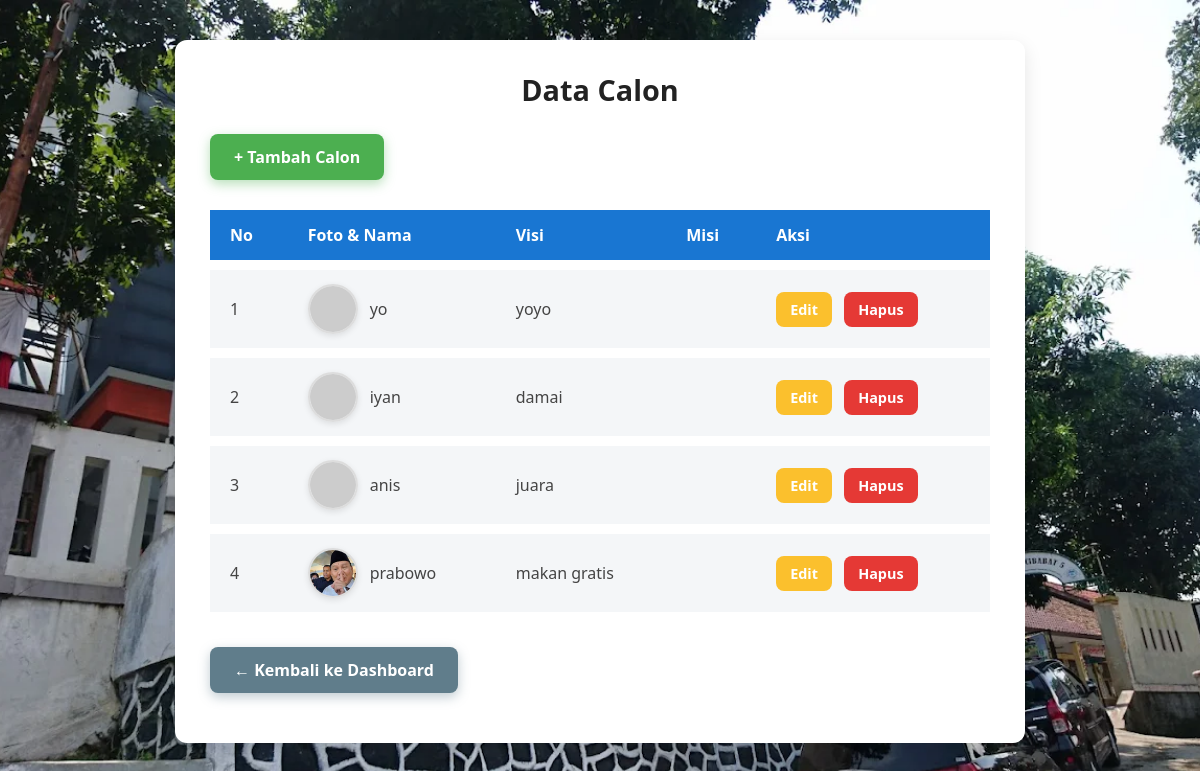
The app's page /data/data_calon.php (signed in) with its own data.
### tables this page shows
CREATE TABLE `calon` (
  `id` int(11) NOT NULL,
  `nama` varchar(100) DEFAULT NULL,
  `visi` text DEFAULT NULL,
  `misi` text DEFAULT NULL,
  `foto` varchar(100) DEFAULT NULL,
  `suara` int(11) DEFAULT 0
);

### data/data_calon.php (the view, shortened to what this page needs)
<?php
include '../koneksi.php';
$calon = mysqli_query($conn, "SELECT * FROM calon");
?>
<!DOCTYPE html>
<html lang="id">
<head>
</head>
<body>
    <div class="container">
        <h2>Data Calon</h2>
        <a href="tambah_calon.php" class="btn add">+ Tambah Calon</a>
        <table>
<thead>
    <tr>
        <th>No</th>
        <th>Foto & Nama</th>
        <th>Visi</th>
        <th>Misi</th>
        <th>Aksi</th>
    </tr>
</thead>
<tbody>
    <?php if (mysqli_num_rows($calon) > 0): ?>
        <?php $no = 1; while ($row = mysqli_fetch_assoc($calon)): ?>
            <tr>
                <td><?= $no++ ?></td>
                <td style="display:flex; align-items:center;">
                    <?php
                    $nama = strtolower($row['nama']);
                    if (strpos($nama, 'prabowo') !== false) {
                        $imgSrc = "../uploads/prabowo.jpg";
                    } elseif (strpos($nama, 'anies') !== false) {
                        $imgSrc = "../uploads/anies.jpg";
                    } elseif (strpos($nama, 'ganjar') !== false) {
                        $imgSrc = "../uploads/ganjar.jpg";
                    } elseif (strpos($nama, 'jokowi') !== false || strpos($nama, 'joko widodo') !== false) {
                        $imgSrc = "../uploads/jokowi.jpg";
                    } elseif (!empty($row['foto'])) {
                        $imgSrc = "../uploads/" . htmlspecialchars($row['foto']);
                    } else {
                        $imgSrc = "https://via.placeholder.com/50?text=No+Image";
                    }
                    ?>
                    <img src="<?= $imgSrc ?>" alt="Foto <?= htmlspecialchars($row['nama']) ?>" class="foto-calon" />
                    <span><?= htmlspecialchars($row['nama']) ?></span>
                </td>
                <td><?= nl2br(htmlspecialchars($row['visi'])) ?></td>
                <td><?= nl2br(htmlspecialchars($row['misi'])) ?></td>
                <td style="white-space:nowrap;">
                    <a href="edit_calon.php?id=<?= $row['id'] ?>" class="action-btn edit">Edit</a>
                    <a href="hapus_calon.php?id=<?= $row['id'] ?>" class="action-btn delete" onclick="return confirm('Yakin ingin menghapus calon ini?')">Hapus</a>
                </td>
            </tr>
        <?php endwhile; ?>
    <?php else: ?>
        <tr><td colspan="5" style="text-align:center; color:#999;">Belum ada data calon.</td></tr>
    <?php endif; ?>
</tbody>
        </table>
        <a href="../admin.php" class="btn back">← Kembali ke Dashboard</a>
    </div>
</body>
</html>

### data/data_calon.php (style rules this page uses)
* { box-sizing: border-box; }
body { font-family: 'Segoe UI', Tahoma, Geneva, Verdana, sans-serif; background: url('../uploads/kpuu.jpg') no-repeat center center fixed; background-size: cover; margin: 0; padding: 40px 20px; display: flex; justify-content: center; }
.container { max-width: 850px; width: 100%; background: #ffffff; border-radius: 12px; box-shadow: 0 6px 18px rgba(0,0,0,0.1); padding: 30px 35px; }
h2 { margin: 0 0 25px 0; font-weight: 700; color: #222; font-size: 1.8rem; text-align: center; }
.btn { display: inline-block; padding: 12px 24px; margin-bottom: 20px; border-radius: 8px; font-weight: 600; text-decoration: none; transition: background-color 0.3s ease, box-shadow 0.3s ease; cursor: pointer; user-select: none; border: none; color: #fff; font-size: 1rem; }
.btn.add { background: #4caf50; box-shadow: 0 4px 12px rgba(76,175,80,0.4); }
.btn.back { background: #607d8b; margin-top: 25px; box-shadow: 0 4px 12px rgba(96,125,139,0.4); }
table { width: 100%; border-collapse: separate; border-spacing: 0 10px; font-size: 1rem; color: #444; }
thead tr { background: #1976d2; color: #fff; font-weight: 600; border-radius: 10px; }
thead th { padding: 14px 20px; text-align: left; }
tbody tr { background: #f4f6f8; transition: background-color 0.3s ease; }
tbody td { padding: 14px 20px; vertical-align: middle; }
.foto-calon { width: 50px; height: 50px; object-fit: cover; border-radius: 50%; border: 2px solid #ddd; box-shadow: 0 2px 6px rgba(0,0,0,0.1); margin-right: 12px; }
.action-btn { padding: 8px 14px; border-radius: 8px; font-size: 0.9rem; font-weight: 600; color: white; border: none; cursor: pointer; transition: background-color 0.3s ease; margin-right: 8px; user-select: none; text-decoration: none; display: inline-block; }
.action-btn.edit { background: #fbc02d; }
.action-btn.delete { background: #e53935; }

### records on screen
calon: nama "yo", visi "yoyo"
calon: nama "iyan", visi "damai"
calon: nama "anis", visi "juara"
calon: nama (picture), nama "prabowo", visi "makan gratis"
